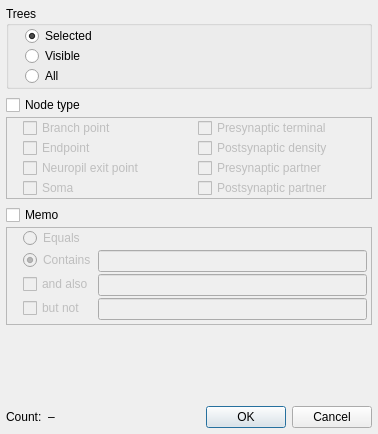
<?xml version="1.0" encoding="UTF-8"?>
<ui version="4.0">
 <class>NodeSearchDialog</class>
 <widget class="QDialog" name="NodeSearchDialog">
  <property name="geometry">
   <rect>
    <x>0</x>
    <y>0</y>
    <width>378</width>
    <height>434</height>
   </rect>
  </property>
  <property name="windowTitle">
   <string>Search for nodes</string>
  </property>
  <layout class="QVBoxLayout" name="verticalLayout_6">
   <property name="spacing">
    <number>6</number>
   </property>
   <property name="leftMargin">
    <number>6</number>
   </property>
   <property name="topMargin">
    <number>6</number>
   </property>
   <property name="rightMargin">
    <number>6</number>
   </property>
   <property name="bottomMargin">
    <number>6</number>
   </property>
   <item>
    <widget class="QGroupBox" name="groupBox">
     <property name="title">
      <string>Trees</string>
     </property>
     <layout class="QVBoxLayout" name="verticalLayout_2">
      <property name="spacing">
       <number>0</number>
      </property>
      <property name="leftMargin">
       <number>16</number>
      </property>
      <property name="topMargin">
       <number>0</number>
      </property>
      <property name="rightMargin">
       <number>0</number>
      </property>
      <property name="bottomMargin">
       <number>0</number>
      </property>
      <item>
       <widget class="QRadioButton" name="treeSelected">
        <property name="text">
         <string>Selected</string>
        </property>
        <property name="checked">
         <bool>true</bool>
        </property>
       </widget>
      </item>
      <item>
       <widget class="QRadioButton" name="treeVisible">
        <property name="text">
         <string>Visible</string>
        </property>
       </widget>
      </item>
      <item>
       <widget class="QRadioButton" name="treeAll">
        <property name="text">
         <string>All</string>
        </property>
       </widget>
      </item>
     </layout>
    </widget>
   </item>
   <item>
    <widget class="QWidget" name="widget_5" native="true">
     <layout class="QVBoxLayout" name="verticalLayout_7">
      <property name="spacing">
       <number>2</number>
      </property>
      <property name="leftMargin">
       <number>0</number>
      </property>
      <property name="topMargin">
       <number>0</number>
      </property>
      <property name="rightMargin">
       <number>0</number>
      </property>
      <property name="bottomMargin">
       <number>0</number>
      </property>
      <item>
       <widget class="QCheckBox" name="nodeType">
        <property name="text">
         <string>Node type</string>
        </property>
        <property name="checked">
         <bool>false</bool>
        </property>
       </widget>
      </item>
      <item>
       <widget class="QFrame" name="frame_2">
        <property name="enabled">
         <bool>false</bool>
        </property>
        <property name="frameShape">
         <enum>QFrame::StyledPanel</enum>
        </property>
        <property name="frameShadow">
         <enum>QFrame::Sunken</enum>
        </property>
        <layout class="QGridLayout" name="gridLayout">
         <property name="leftMargin">
          <number>16</number>
         </property>
         <property name="topMargin">
          <number>0</number>
         </property>
         <property name="rightMargin">
          <number>0</number>
         </property>
         <property name="bottomMargin">
          <number>0</number>
         </property>
         <property name="horizontalSpacing">
          <number>2</number>
         </property>
         <property name="verticalSpacing">
          <number>0</number>
         </property>
         <item row="0" column="1">
          <widget class="QCheckBox" name="typePresyn">
           <property name="toolTip">
            <string>A presynaptic terminal on the target tree</string>
           </property>
           <property name="text">
            <string>Presynaptic terminal</string>
           </property>
          </widget>
         </item>
         <item row="1" column="1">
          <widget class="QCheckBox" name="typePostsyn">
           <property name="toolTip">
            <string>A postsynaptic density on the target tree</string>
           </property>
           <property name="text">
            <string>Postsynaptic density</string>
           </property>
          </widget>
         </item>
         <item row="2" column="1">
          <widget class="QCheckBox" name="typePrePartner">
           <property name="toolTip">
            <string>A presynaptic terminal on any tree that forms a synapse with a target tree</string>
           </property>
           <property name="text">
            <string>Presynaptic partner</string>
           </property>
          </widget>
         </item>
         <item row="7" column="1">
          <widget class="QCheckBox" name="typePostPartner">
           <property name="toolTip">
            <string>A postsynaptic density on any tree that forms a synapse with a target tree</string>
           </property>
           <property name="text">
            <string>Postsynaptic partner</string>
           </property>
          </widget>
         </item>
         <item row="0" column="0">
          <widget class="QCheckBox" name="typeBranchpoint">
           <property name="toolTip">
            <string>A node where several branches join</string>
           </property>
           <property name="text">
            <string>Branch point</string>
           </property>
           <property name="checked">
            <bool>false</bool>
           </property>
          </widget>
         </item>
         <item row="1" column="0">
          <widget class="QCheckBox" name="typeEndpoint">
           <property name="toolTip">
            <string>A node at the end of a branch (but not a synaptic node)</string>
           </property>
           <property name="text">
            <string>Endpoint</string>
           </property>
           <property name="checked">
            <bool>false</bool>
           </property>
          </widget>
         </item>
         <item row="2" column="0">
          <widget class="QCheckBox" name="typeExit">
           <property name="toolTip">
            <string>The node where a cell's main process leaves the neuropil</string>
           </property>
           <property name="text">
            <string>Neuropil exit point</string>
           </property>
          </widget>
         </item>
         <item row="7" column="0">
          <widget class="QCheckBox" name="typeSoma">
           <property name="toolTip">
            <string>The cell body</string>
           </property>
           <property name="text">
            <string>Soma</string>
           </property>
          </widget>
         </item>
        </layout>
       </widget>
      </item>
     </layout>
    </widget>
   </item>
   <item>
    <widget class="QWidget" name="widget" native="true">
     <layout class="QVBoxLayout" name="verticalLayout_3">
      <property name="spacing">
       <number>2</number>
      </property>
      <property name="leftMargin">
       <number>0</number>
      </property>
      <property name="topMargin">
       <number>0</number>
      </property>
      <property name="rightMargin">
       <number>0</number>
      </property>
      <property name="bottomMargin">
       <number>0</number>
      </property>
      <item>
       <widget class="QCheckBox" name="memo">
        <property name="enabled">
         <bool>true</bool>
        </property>
        <property name="text">
         <string>Memo</string>
        </property>
       </widget>
      </item>
      <item>
       <widget class="QFrame" name="frame">
        <property name="enabled">
         <bool>false</bool>
        </property>
        <property name="frameShape">
         <enum>QFrame::StyledPanel</enum>
        </property>
        <property name="frameShadow">
         <enum>QFrame::Sunken</enum>
        </property>
        <layout class="QFormLayout" name="formLayout">
         <property name="horizontalSpacing">
          <number>2</number>
         </property>
         <property name="verticalSpacing">
          <number>2</number>
         </property>
         <property name="leftMargin">
          <number>16</number>
         </property>
         <property name="topMargin">
          <number>0</number>
         </property>
         <property name="rightMargin">
          <number>4</number>
         </property>
         <property name="bottomMargin">
          <number>4</number>
         </property>
         <item row="1" column="0">
          <widget class="QRadioButton" name="memoContains">
           <property name="text">
            <string>Contains</string>
           </property>
           <property name="checked">
            <bool>true</bool>
           </property>
          </widget>
         </item>
         <item row="1" column="1">
          <widget class="QLineEdit" name="memoText"/>
         </item>
         <item row="0" column="0">
          <widget class="QRadioButton" name="memoEquals">
           <property name="text">
            <string>Equals</string>
           </property>
          </widget>
         </item>
         <item row="2" column="0">
          <widget class="QCheckBox" name="memoAndAlso">
           <property name="text">
            <string>and also</string>
           </property>
          </widget>
         </item>
         <item row="2" column="1">
          <widget class="QLineEdit" name="memoAndText">
           <property name="enabled">
            <bool>false</bool>
           </property>
          </widget>
         </item>
         <item row="3" column="0">
          <widget class="QCheckBox" name="memoButNot">
           <property name="text">
            <string>but not</string>
           </property>
          </widget>
         </item>
         <item row="3" column="1">
          <widget class="QLineEdit" name="memoNotText">
           <property name="enabled">
            <bool>false</bool>
           </property>
          </widget>
         </item>
        </layout>
       </widget>
      </item>
     </layout>
    </widget>
   </item>
   <item>
    <spacer name="verticalSpacer_2">
     <property name="orientation">
      <enum>Qt::Vertical</enum>
     </property>
     <property name="sizeHint" stdset="0">
      <size>
       <width>20</width>
       <height>40</height>
      </size>
     </property>
    </spacer>
   </item>
   <item>
    <widget class="QWidget" name="widget_2" native="true">
     <layout class="QHBoxLayout" name="horizontalLayout">
      <property name="leftMargin">
       <number>0</number>
      </property>
      <property name="topMargin">
       <number>0</number>
      </property>
      <property name="rightMargin">
       <number>0</number>
      </property>
      <property name="bottomMargin">
       <number>0</number>
      </property>
      <item>
       <widget class="QLabel" name="label">
        <property name="text">
         <string>Count:</string>
        </property>
       </widget>
      </item>
      <item>
       <widget class="QLabel" name="count">
        <property name="text">
         <string>–</string>
        </property>
       </widget>
      </item>
      <item>
       <spacer name="horizontalSpacer">
        <property name="orientation">
         <enum>Qt::Horizontal</enum>
        </property>
        <property name="sizeHint" stdset="0">
         <size>
          <width>40</width>
          <height>20</height>
         </size>
        </property>
       </spacer>
      </item>
      <item>
       <widget class="QDialogButtonBox" name="buttonBox">
        <property name="orientation">
         <enum>Qt::Horizontal</enum>
        </property>
        <property name="standardButtons">
         <set>QDialogButtonBox::Cancel|QDialogButtonBox::Ok</set>
        </property>
       </widget>
      </item>
     </layout>
    </widget>
   </item>
  </layout>
 </widget>
 <resources/>
 <connections>
  <connection>
   <sender>buttonBox</sender>
   <signal>accepted()</signal>
   <receiver>NodeSearchDialog</receiver>
   <slot>accept()</slot>
   <hints>
    <hint type="sourcelabel">
     <x>698</x>
     <y>938</y>
    </hint>
    <hint type="destinationlabel">
     <x>157</x>
     <y>274</y>
    </hint>
   </hints>
  </connection>
  <connection>
   <sender>buttonBox</sender>
   <signal>rejected()</signal>
   <receiver>NodeSearchDialog</receiver>
   <slot>reject()</slot>
   <hints>
    <hint type="sourcelabel">
     <x>766</x>
     <y>944</y>
    </hint>
    <hint type="destinationlabel">
     <x>286</x>
     <y>274</y>
    </hint>
   </hints>
  </connection>
  <connection>
   <sender>memo</sender>
   <signal>toggled(bool)</signal>
   <receiver>frame</receiver>
   <slot>setEnabled(bool)</slot>
   <hints>
    <hint type="sourcelabel">
     <x>122</x>
     <y>683</y>
    </hint>
    <hint type="destinationlabel">
     <x>260</x>
     <y>723</y>
    </hint>
   </hints>
  </connection>
  <connection>
   <sender>nodeType</sender>
   <signal>toggled(bool)</signal>
   <receiver>frame_2</receiver>
   <slot>setEnabled(bool)</slot>
   <hints>
    <hint type="sourcelabel">
     <x>131</x>
     <y>228</y>
    </hint>
    <hint type="destinationlabel">
     <x>788</x>
     <y>325</y>
    </hint>
   </hints>
  </connection>
  <connection>
   <sender>memoContains</sender>
   <signal>toggled(bool)</signal>
   <receiver>memoAndAlso</receiver>
   <slot>setEnabled(bool)</slot>
   <hints>
    <hint type="sourcelabel">
     <x>139</x>
     <y>788</y>
    </hint>
    <hint type="destinationlabel">
     <x>137</x>
     <y>828</y>
    </hint>
   </hints>
  </connection>
  <connection>
   <sender>memoContains</sender>
   <signal>toggled(bool)</signal>
   <receiver>memoButNot</receiver>
   <slot>setEnabled(bool)</slot>
   <hints>
    <hint type="sourcelabel">
     <x>56</x>
     <y>769</y>
    </hint>
    <hint type="destinationlabel">
     <x>84</x>
     <y>866</y>
    </hint>
   </hints>
  </connection>
  <connection>
   <sender>treeAll</sender>
   <signal>toggled(bool)</signal>
   <receiver>typePrePartner</receiver>
   <slot>setDisabled(bool)</slot>
   <hints>
    <hint type="sourcelabel">
     <x>30</x>
     <y>152</y>
    </hint>
    <hint type="destinationlabel">
     <x>192</x>
     <y>500</y>
    </hint>
   </hints>
  </connection>
  <connection>
   <sender>treeAll</sender>
   <signal>toggled(bool)</signal>
   <receiver>typePostPartner</receiver>
   <slot>setDisabled(bool)</slot>
   <hints>
    <hint type="sourcelabel">
     <x>159</x>
     <y>157</y>
    </hint>
    <hint type="destinationlabel">
     <x>355</x>
     <y>543</y>
    </hint>
   </hints>
  </connection>
  <connection>
   <sender>memoAndAlso</sender>
   <signal>toggled(bool)</signal>
   <receiver>memoAndText</receiver>
   <slot>setEnabled(bool)</slot>
   <hints>
    <hint type="sourcelabel">
     <x>193</x>
     <y>817</y>
    </hint>
    <hint type="destinationlabel">
     <x>357</x>
     <y>812</y>
    </hint>
   </hints>
  </connection>
  <connection>
   <sender>memoButNot</sender>
   <signal>toggled(bool)</signal>
   <receiver>memoNotText</receiver>
   <slot>setEnabled(bool)</slot>
   <hints>
    <hint type="sourcelabel">
     <x>180</x>
     <y>852</y>
    </hint>
    <hint type="destinationlabel">
     <x>382</x>
     <y>855</y>
    </hint>
   </hints>
  </connection>
 </connections>
</ui>
